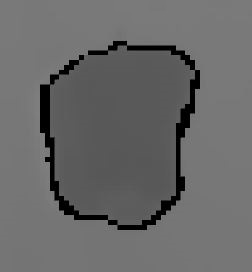
%> input picture On the Feasibility code/test/depth1.JPG, 252 x 272 px
$ octave 'work flow.m'   (GNU Octave 9; MATLAB toolbox functions it lacks are replaced by stand-ins)
%> lines starting %> are read from the running program, lines starting %| are printed output that depends on the picture; in (x1, y1, x2, y2) boxes, pixels count from 0 and x2, y2 are one past the last pixel; in counts of white or black regions, pixels touching at a corner belong together; the program's own positions count from 1
clc;clear;
% Reading depth image
I1 = imread('test/depth1.jpg');
%> I1 is the input picture: size 272x252x3 uint8; min 0, max 146, mean 104.5
% Converting to gray level
I2 = rgb2gray(I1);
% Adjusting Image
A = imadjust(I2);
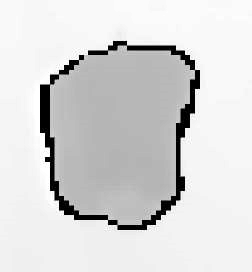
%> A: size 272x252 uint8; min 0, max 255, mean 215
% Pre-process low pass filter
K = medfilt2(A);
% Pre-process high pass filter
B = imsharpen(K);
% Image Segmentation
level = graythresh(B)
%> level = 0.459
BW = imbinarize(B,level);
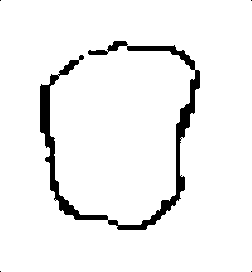
%> BW: size 272x252 logical; 94.7% white; 5 black regions (4 under 20 px), largest, box (x1, y1, x2, y2) and area: (40, 41, 200, 230) 3627
% Edge detection
% BW2 = edge(B,'canny');
% Image resizing
Res = imresize(B,[256 256]);
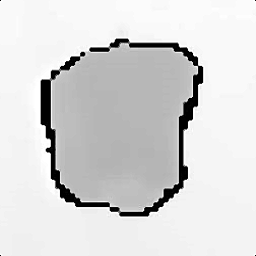
%> Res: size 256x256 uint8; min 0, max 255, mean 215.6
Res1 = Res;
% Removing black pixels
size1=size(Res1);
%> size1 = [256 256]
size1=size1(1,2);
%> size1 = 256
for i=1:size1 % Loop for row navigation
    for j=1:size1 % Loop for column navigation
    if Res1(i,j)>200 || Res1(i,j)<140 % Conditional statment for black spots threshold
        Res1(i,j)=255; % Replacing value for black spots
    else
        Res1(i,j)=Res1(i,j); % Do not effect any change
    end
    end
end
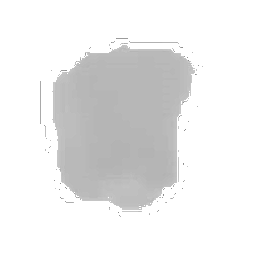
%> Res1: size 256x256 uint8; min 140, max 255, mean 235.2
% Finding smallest pixel and final cal
 dimentionmean = size1/2;
%> dimentionmean = 128
 Distance = 0.8;
 Averageweight = 75;
 Constant = 100;
 Center = Res1(dimentionmean,dimentionmean);
%> Center = 181
 Weight = dimentionmean*Distance*Averageweight/Constant
%> Weight = 76.8
 disp(['Weight in gram :   ' num2str(Weight) ]);
%| Weight in gram :   76.8
% Plotting Results
subplot(2,4,1)
subimage(I1);title('Original Depth');
subplot(2,4,2)
subimage(A);title('Adjusted');
subplot(2,4,3)
subimage(I2);title('Gray Level');
subplot(2,4,4)
subimage(K);title('Med Filter');
subplot(2,4,5)
subimage(B);title('Unsharp Mask');
subplot(2,4,6)
subimage(BW);title('Segmentation');
subplot(2,4,7)
subimage(Res);title('Resized');
subplot(2,4,8)
subimage(Res1);title('No Black Pixel');

$ run again, with On the Feasibility code/test/egg d1 depth.JPG copied over On the Feasibility code/test/depth1.JPG
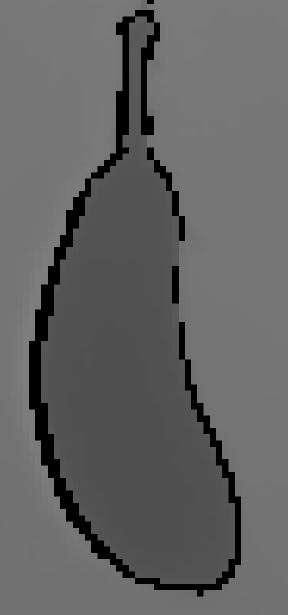
%> input picture On the Feasibility code/test/egg d1 depth.JPG, 288 x 615 px
%> I1 is the input picture: size 615x288x3 uint8; min 0, max 143, mean 98.8
%> level = 0.431
%> `BW = imbinarize(B,level);`:
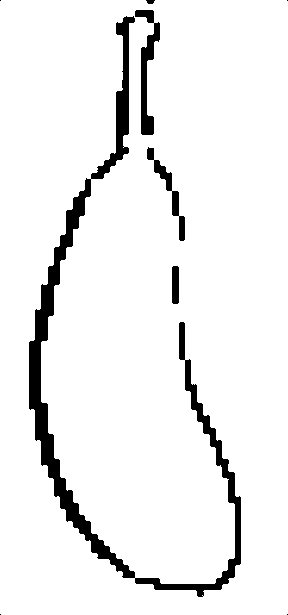
%> BW: size 615x288 logical; 93.4% white; 9 black regions (4 under 20 px), largest, box (x1, y1, x2, y2) and area: (29, 16, 241, 597) 9602, (135, 10, 160, 135) 1115, (147, 147, 185, 241) 667, (172, 266, 179, 304) 262, (146, 0, 155, 4) 28
%> after the loop `for i=1:size1`:
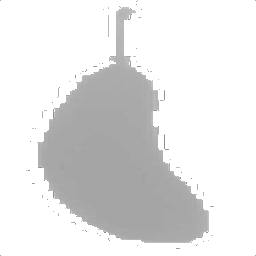
%> Res1: size 256x256 uint8; min 140, max 255, mean 228.4
%> Center = 167
%| Weight in gram :   76.8
